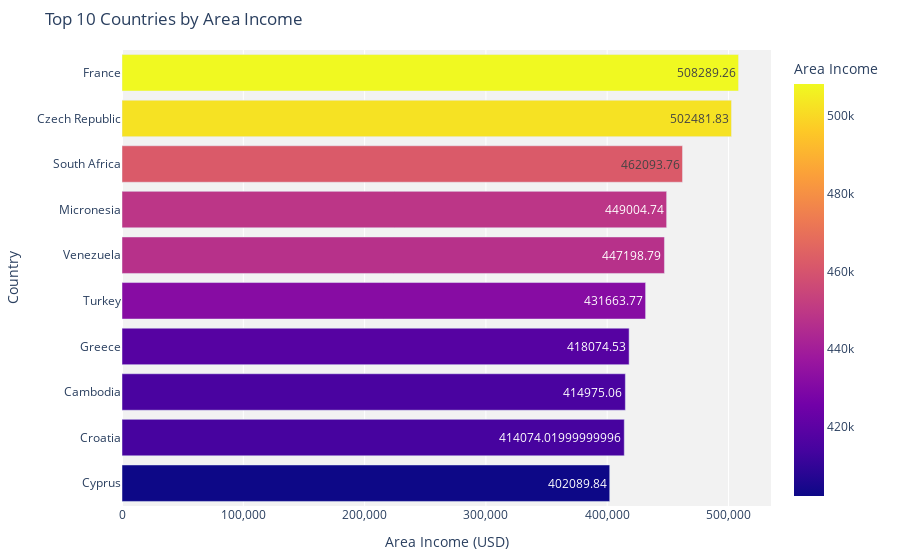

Notebook cell for this chart:
### Markdown cell above
# Top 10 Countries by Area Income

### Code cell
# Group the data by country and calculate the sum of Area Income for each country
area_income = df.groupby(['Country'])['Area Income'].sum().sort_values(ascending=True).tail(10)

# Create a dataframe from the series
top_countries_by_income = pd.DataFrame({'Country': area_income.index, 'Area Income': area_income.values})

# Create a horizontal bar chart using Plotly
fig = px.bar(top_countries_by_income, x='Area Income', y='Country', orientation='h',
             color='Area Income',
             text='Area Income', hover_data={'Area Income': ':.2f'},
             hover_name='Country')

# Add title and axis labels
fig.update_layout(title='Top 10 Countries by Area Income', xaxis_title='Area Income (USD)', yaxis_title='Country',
                  margin=dict(l=100, r=50, t=50, b=50),
                  plot_bgcolor='rgba(0,0,0,0.05)', font_size=12)

# Format the x-axis labels with commas
fig.update_xaxes(tickformat=',.0f')

# Show the plot
fig.show()
# check number of clicks per age

### Figure 1 — Plotly figure (JSON) as saved in the notebook; plotly's stock layout.template omitted (floating-point values rounded to 4 significant figures)
{"data": [{"alignmentgroup": "True", "hovertemplate": "<b>%{hovertext}</b><br><br>Area Income=%{marker.color:.2f}<br>Country=%{y}<extra></extra>", "hovertext": ["Cyprus", "Croatia", "Cambodia", "Greece", "Turkey", "Venezuela", "Micronesia", "South Africa", "Czech Republic", "France"], "legendgroup": "", "marker": {"color": [402100.0, 414100.0, 415000.0, 418100.0, 431700.0, 447200.0, 449000.0, 462100.0, 502500.0, 508300.0], "coloraxis": "coloraxis", "pattern": {"shape": ""}}, "name": "", "offsetgroup": "", "orientation": "h", "showlegend": false, "text": [402100.0, 414100.0, 415000.0, 418100.0, 431700.0, 447200.0, 449000.0, 462100.0, 502500.0, 508300.0], "textposition": "auto", "type": "bar", "x": [402100.0, 414100.0, 415000.0, 418100.0, 431700.0, 447200.0, 449000.0, 462100.0, 502500.0, 508300.0], "xaxis": "x", "y": ["Cyprus", "Croatia", "Cambodia", "Greece", "Turkey", "Venezuela", "Micronesia", "South Africa", "Czech Republic", "France"], "yaxis": "y"}], "layout": {"barmode": "relative", "coloraxis": {"colorbar": {"title": {"text": "Area Income"}}, "colorscale": [[0, "#0d0887"], [0.1111, "#46039f"], [0.2222, "#7201a8"], [0.3333, "#9c179e"], [0.4444, "#bd3786"], [0.5556, "#d8576b"], [0.6667, "#ed7953"], [0.7778, "#fb9f3a"], [0.8889, "#fdca26"], [1, "#f0f921"]]}, "font": {"size": 12}, "legend": {"tracegroupgap": 0}, "margin": {"b": 50, "l": 100, "r": 50, "t": 50}, "plot_bgcolor": "rgba(0,0,0,0.05)", "title": {"text": "Top 10 Countries by Area Income"}, "xaxis": {"anchor": "y", "domain": [0, 1], "tickformat": ",.0f", "title": {"text": "Area Income (USD)"}}, "yaxis": {"anchor": "x", "domain": [0, 1], "title": {"text": "Country"}}}}
